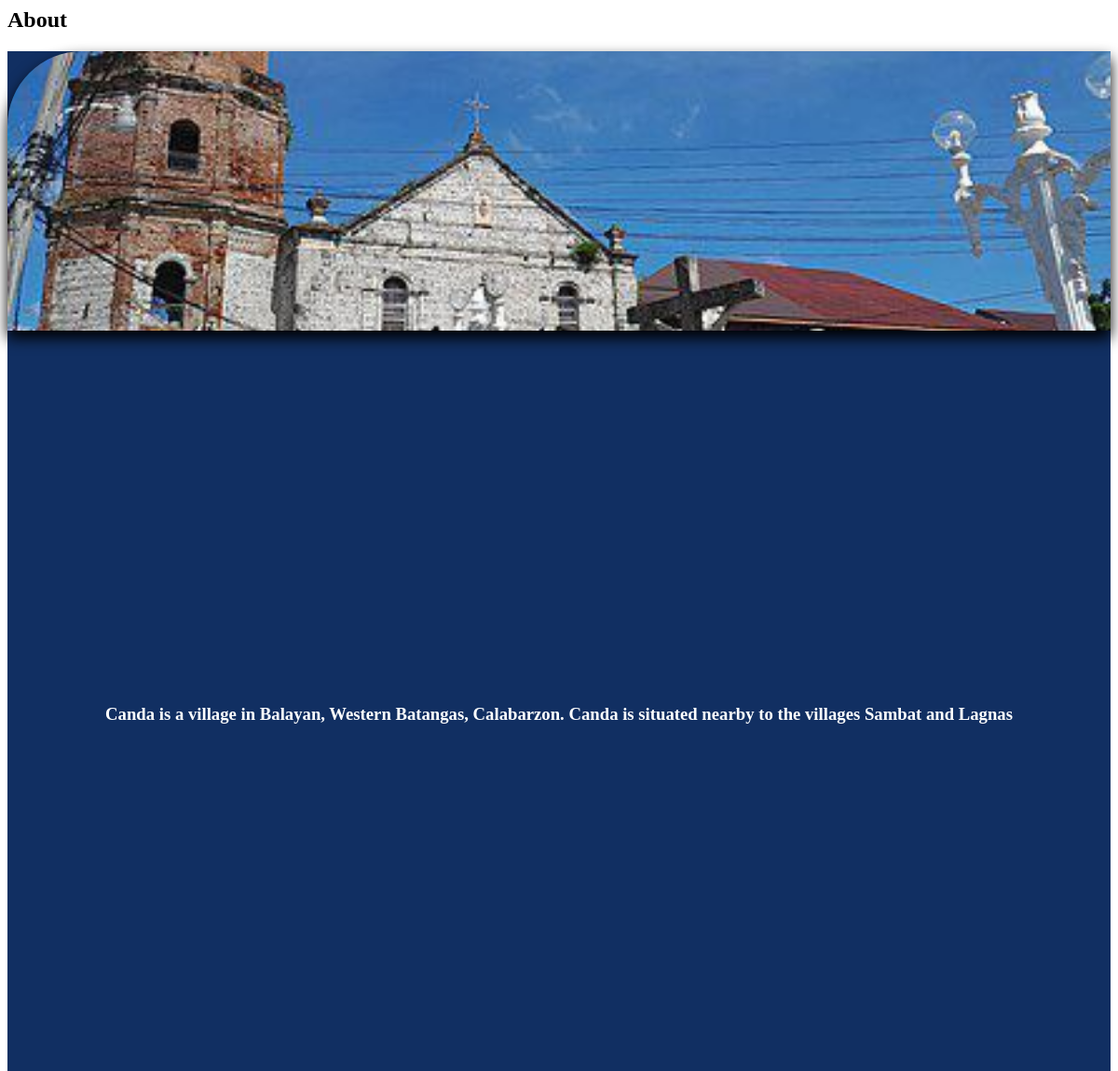
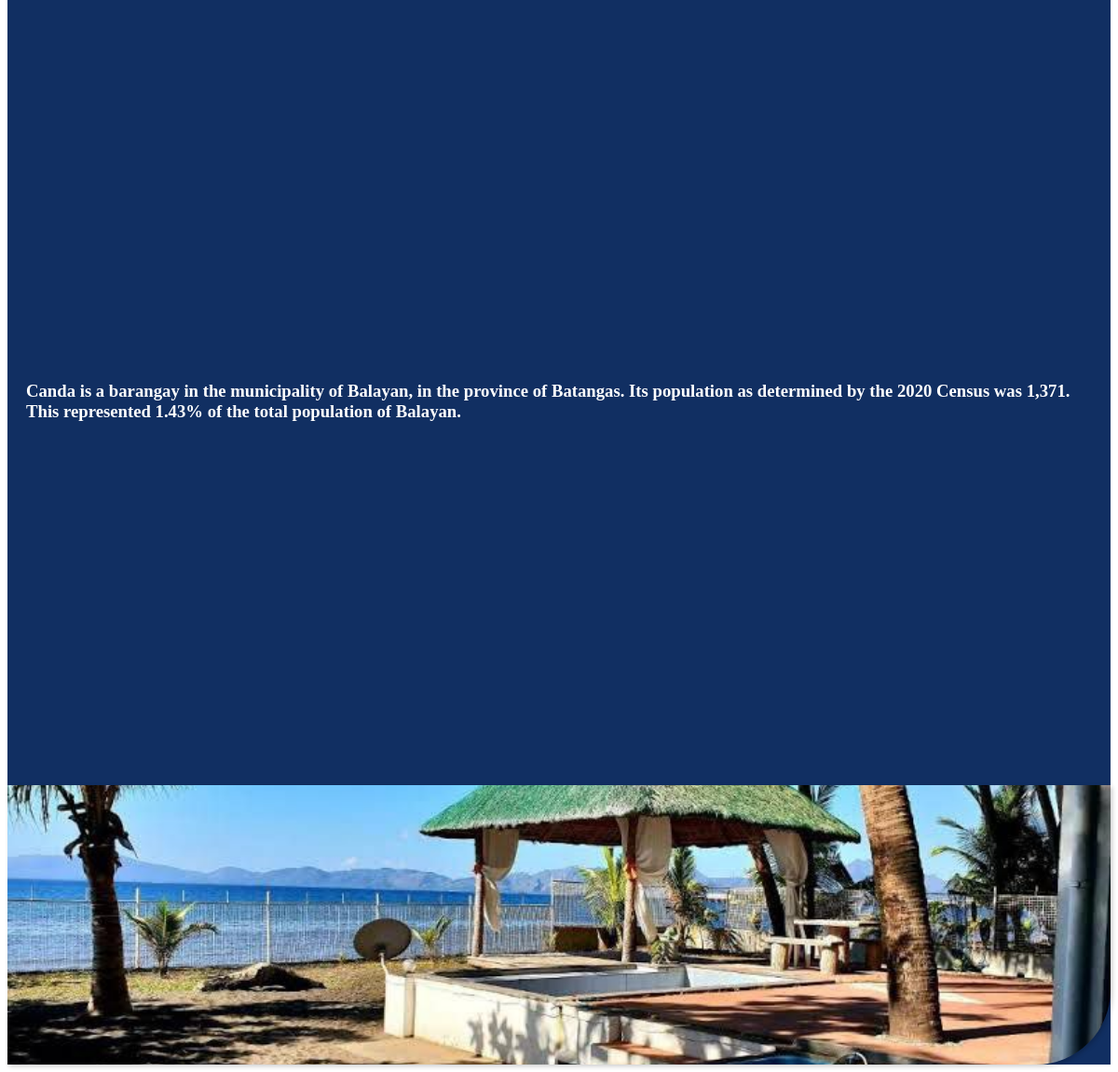
The app's page /landing-page/about.php with its own data (2 pictures, top to bottom).
### tables this page shows
CREATE TABLE `about` (
  `id` int(11) NOT NULL,
  `about_text` text NOT NULL,
  `about_image` varchar(255) NOT NULL,
  `created_at` timestamp NOT NULL DEFAULT current_timestamp()
);

### landing-page/about.php (the view, shortened to what this page needs)
<?php
include "db_connect.php";
$sql = "SELECT * FROM about";
$result = $conn->query($sql);
?>
<section id="about-section">
        <h2 class="title font-weight-bold">About</h2>
        <div class="container-fluid bg-col">
            <?php $index = 0; ?>
            <?php while ($row = $result->fetch_assoc()) : ?>
                <?php if ($index % 2 == 0) : ?>
                    <div class="row mr-4 ml-4">
                        <div class="col-md-6">
                            <div class="about-image mt-4 mb-4">
                                <img src="<?php echo $row['about_image']; ?>" alt="About Image" class="fixed-size-image-left custom-shadow ">
                            </div>
                        </div>
                        <div class="col-md-6 d-flex">
                            <div class="about-text mt-4 mb-4 text-justify">
                                <h3 class="align-middle"><?php echo $row['about_text']; ?></h3>
                            </div>
                        </div>
                    </div>
                <?php else : ?>
                    <div class="row mr-4 ml-4">
                        <div class="col-md-6 d-flex">
                            <div class="about-text text-justify mb-4">
                                <h3 class="align-middle"><?php echo $row['about_text']; ?></h3>
                            </div>
                        </div>
                        <div class="col-md-6">
                            <div class="about-image-right mb-4">
                                <img src="<?php echo $row['about_image']; ?>" alt="About Image" class="fixed-size-image-right custom-shadow ">
                            </div>
                        </div>
                    </div>
                <?php endif; ?>
                <?php $index++; ?>
            <?php endwhile; ?>
        </div>
</section>
</body>
</html>

### landing-page/about.php (style rules this page uses)
#about-section { margin: 0; padding: 0; }
.about-text { padding: 10; margin: 10; color: white; }
.container-fluid.bg-col { padding: 0; margin: 0; }
.custom-shadow { box-shadow: 0 0.5rem 1rem rgba(1, 1, 1, 1); }
.bg-col { background: rgb(252, 252, 252); background: linear-gradient(312deg, rgba(252, 252, 252, 1) 0%, rgba(17, 47, 98, 1) 0%); }
.fixed-size-image-left { width: 100%; max-height: 300px; object-fit: cover; border-radius: 80px 0px 0px 0px; }
.fixed-size-image-right { width: 100%; max-height: 300px; object-fit: cover; border-radius: 0px 0px 80px 0px; box-shadow: 2px 2px 5px rgba(0, 0, 0, 0.2); }
.align-middle { display: flex; align-items: center; justify-content: center; height: 100%; margin: 0; }

### records on screen
about: about_image (picture), about_text "Canda is a village in Balayan, Western Batangas, Calabarzon. Canda is situated nearby to the villages Sambat and Lagnas"
about: about_text "Canda is a barangay in the municipality of Balayan, in the province of Batangas. Its population as determined by the 2020 Census was 1,371. This represented 1.43% of the total population of Balayan.", about_image (picture)
